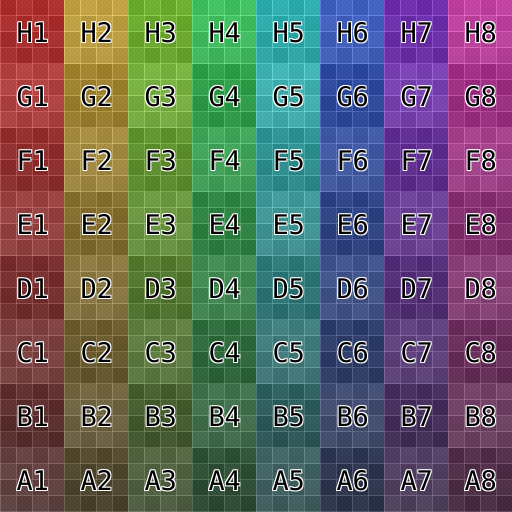
#> input picture qualitymetric/color_grid.png, 1024 x 1024 px (shown at 1/2 size)
$ python quality.py color_grid.png texture.png
#> lines starting #> are read from the running program, lines starting #| are printed output that depends on the picture; long printed decimals are rounded
import time
import sys
from PIL import Image, ImageFilter
import math
from skimage import color
import numpy as np
import config


def main():
    if len(sys.argv) is 3:
        ground_truth_path = sys.argv[1]
        texture_path = sys.argv[2]

        ground_truth = Image.open(ground_truth_path).convert('RGBA')
#> ground_truth is the input picture: PIL image 1024x1024 RGBA; mean R, G, B, A 100.4, 100.3, 100.3, 255
        rgba_texture = Image.open(texture_path)
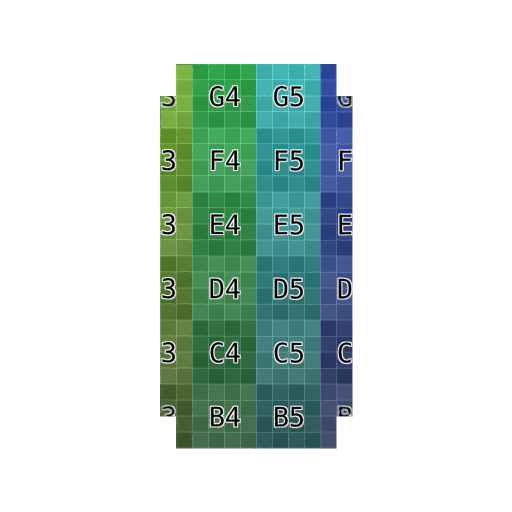
#> input picture qualitymetric/texture.png, 1024 x 1024 px (shown at 1/2 size)
#> rgba_texture is the input picture: PIL image 1024x1024 RGBA; mean R, G, B, A 19.7, 34.7, 29.1, 70
        if rgba_texture.mode is not 'RGBA':
            print("texture should be in RGBA mode")
            return
        if rgba_texture.size != ground_truth.size:
            print("Images cant be compared")
            return

        if config.quality_blur:
            texture = Image.alpha_composite(ground_truth, rgba_texture)

            # Blur images
            texture = texture.filter(ImageFilter.GaussianBlur(config.quality_blur_rate))
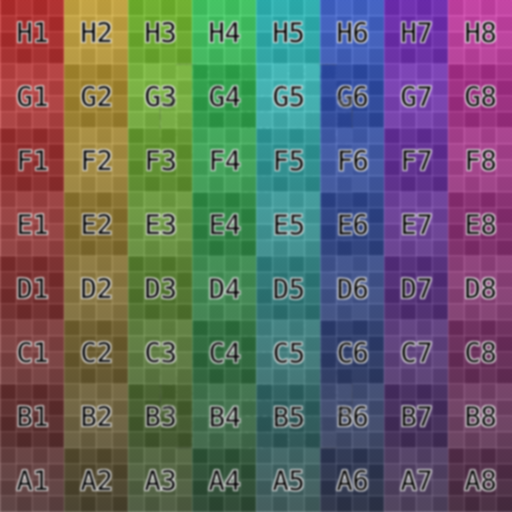
#> texture: PIL image 1024x1024 RGBA (shown at 1/2 size); mean R, G, B, A 100.4, 100.3, 100.2, 255
            ground_truth = ground_truth.filter(ImageFilter.GaussianBlur(config.quality_blur_rate))
        else:
            texture = rgba_texture

        rgba_texture = np.array(rgba_texture)

        # convert to Lab color
        texture = color.rgb2lab(color.rgba2rgb(texture))
#> texture: shape (1024, 1024, 3) float64; mean of channels 0, 1, 2 43.9, 3.1, 1.7
        ground_truth = color.rgb2lab(color.rgba2rgb(ground_truth))
#> ground_truth: shape (1024, 1024, 3) float64; mean of channels 0, 1, 2 43.9, 3.1, 1.7

        visual_quality_image = Image.new('RGBA', (rgba_texture.shape[1], rgba_texture.shape[0]))
#> visual_quality_image: PIL image 1024x1024 RGBA; every value is 0
        visual_quality_pixels = visual_quality_image.load()

        total_distance = 0
        total_ratio = 0
        total_pixels = 0
        bad_pixels = 0
        max_distance = math.sqrt(100 ** 2 + 255 ** 2 + 255 ** 2)

        distance_array = color.deltaE_cie76(texture, ground_truth)
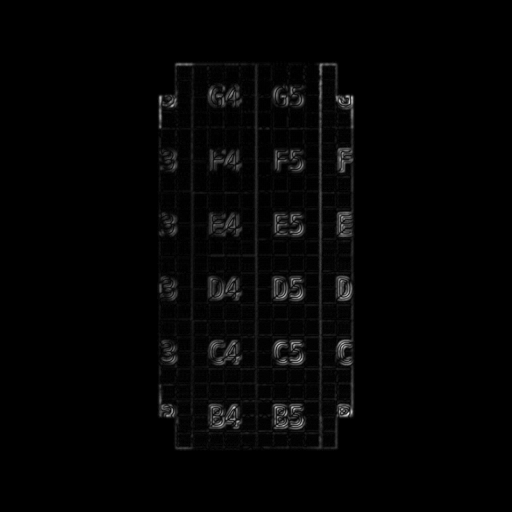
#> distance_array: shape (1024, 1024) float64 (shown at 1/2 size); min 0, max 19.66, mean 0.331; drawn with min black and max white

        for y in range(rgba_texture.shape[0]):
            for x in range(rgba_texture.shape[1]):
                alpha = rgba_texture[y][x][3]
                if alpha == 0:
                    continue

                distance = distance_array[y][x]
                difference_ratio = distance/max_distance

                if distance > 0.05 * max_distance:
                    # min 2.5% difference color red
                    value = 255
                    bad_pixels += 1
                else:
                    value = 0
                if config.quality_show_fault_intensity:
                    value = math.floor(difference_ratio**0.5 * 255)
                visual_quality_pixels[x, y] = (value, 0, 0, 255)

                total_ratio += difference_ratio
                total_distance += distance
                total_pixels += 1
#> after the loop, bad_pixels = 1; total_distance = 332464; total_pixels = 287873; total_ratio = 888.4

        print("Total Distance: " + str(total_distance))
#| Total Distance: 332463.985
        print("Total Pixels: " + str(total_pixels))
#| Total Pixels: 287873
        print("Average Distance: " + str(total_distance/total_pixels))
#| Average Distance: 1.155
        print("Average Ratio: " + str(100 * total_ratio/total_pixels) + "%")
#| Average Ratio: 0.3086%
        print("Bad Pixels Ratio: " + str(100 * bad_pixels/total_pixels) + "%")
#| Bad Pixels Ratio: 0.0003474%

        visual_quality_image.save("visual_quality.png")
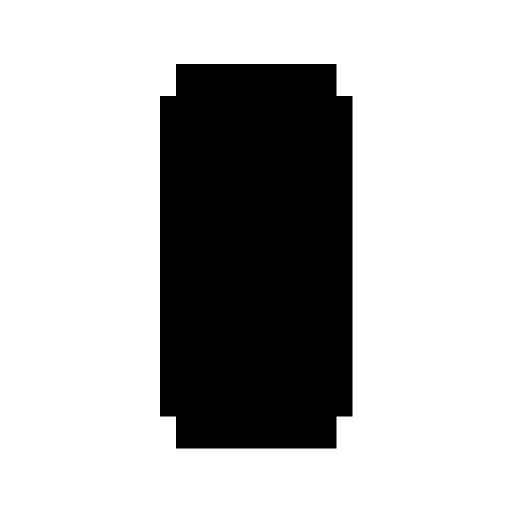
#> saved as visual_quality.png: PIL image 1024x1024 RGBA (shown at 1/2 size); mean R, G, B, A 0, 0, 0, 70; transparent parts drawn white

    else:
        print("please provide ground truth and texture")


if __name__ == "__main__":
    start_time = time.time()
    main()
    print("--- %s seconds ---" % (time.time() - start_time))
